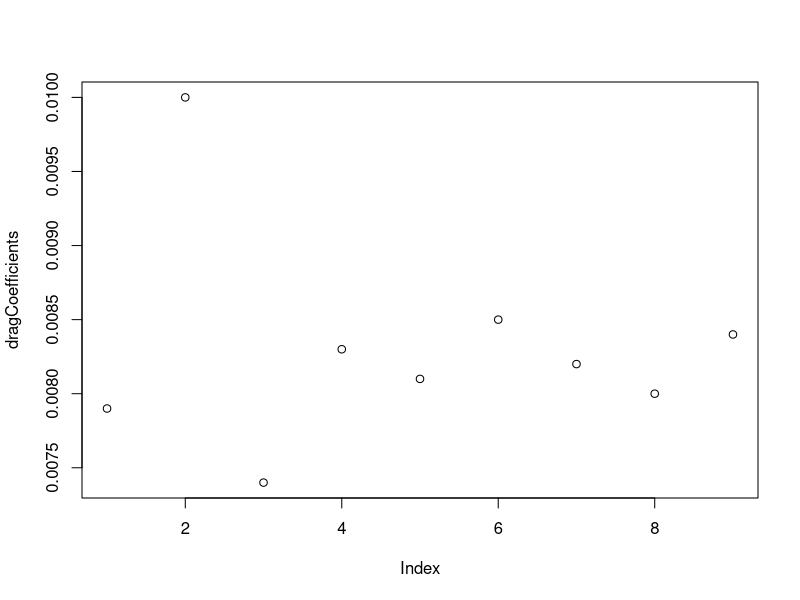

Write the R code that produced this figure.
dragCoefficients <- c(79, 100, 74, 83, 81, 85, 82, 80, 84) * 0.0001

mean(dragCoefficients)
var(dragCoefficients)
sd(dragCoefficients)

plot(dragCoefficients)
